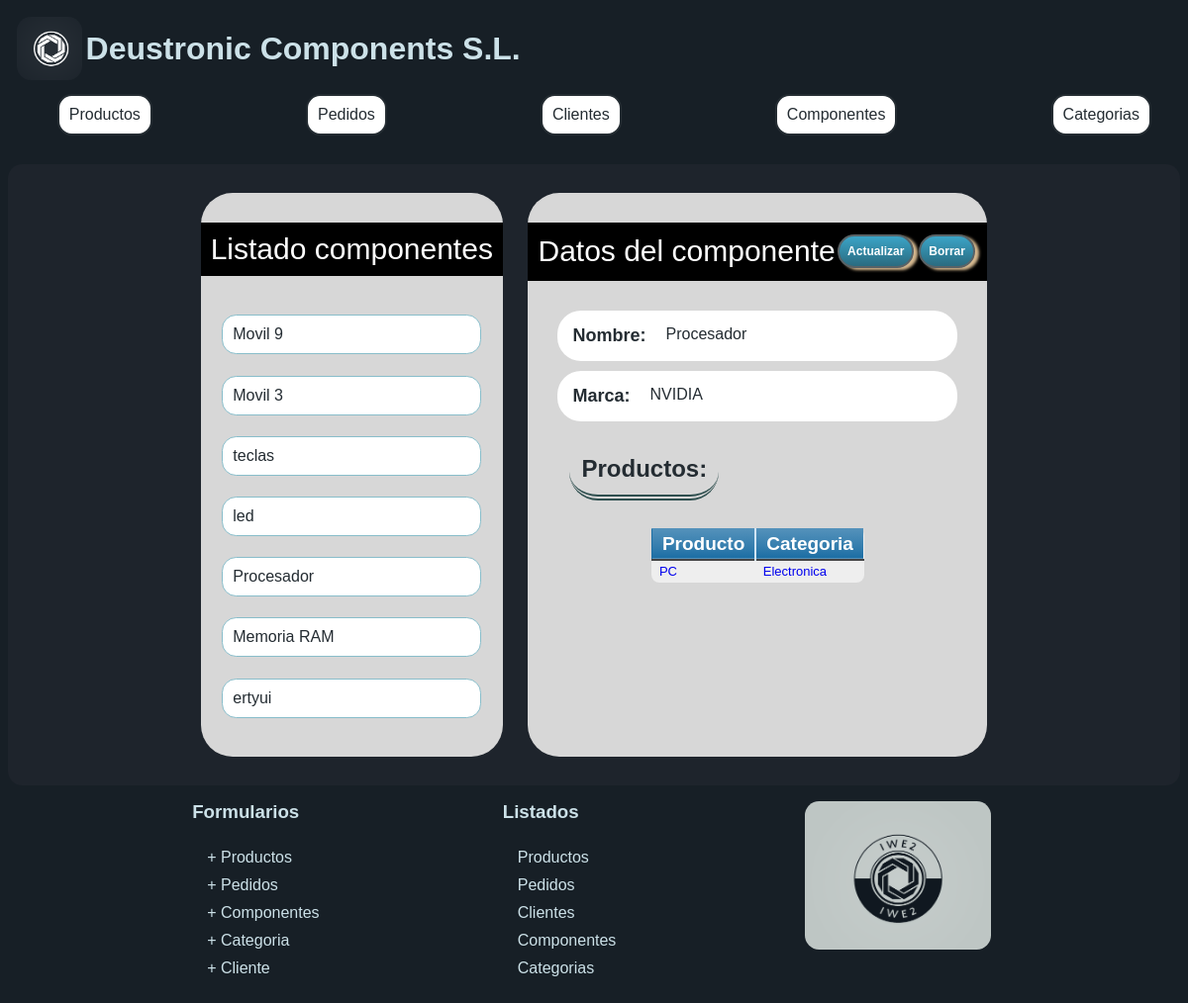
The app's page /appProyecto/componentes/15, older data.
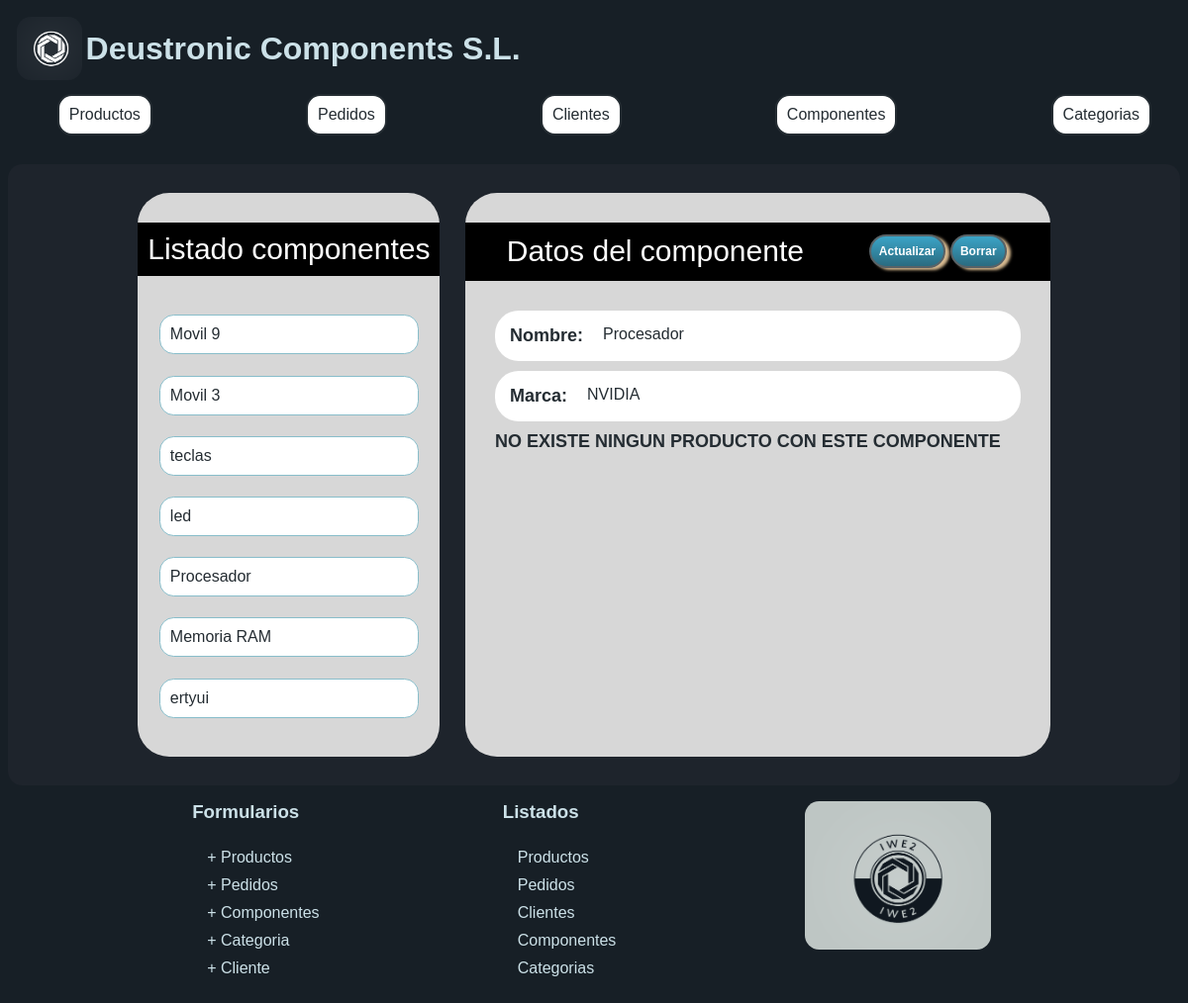
The same page, newer data.
### appProyecto/models.py (models this page shows, shortened)
class Componente(models.Model):
    nombre = models.CharField(max_length=200)
    marca = models.CharField(max_length=200)

class Elemento(models.Model):
    id_producto = models.ForeignKey(Producto, on_delete=models.CASCADE)
    id_componente = models.ForeignKey(Componente, on_delete=models.CASCADE)
    cantidad = models.IntegerField(
        default=1,
        validators=[
            MinValueValidator(1)
        ]
     )
    class Meta:
        unique_together = (('id_producto', 'id_componente'),)

class Producto(models.Model):
    precio = models.FloatField(
        default=0,
        validators=[
            MinValueValidator(0)
        ]
     )
    nombre = models.CharField(max_length=200)
    descripcion = models.CharField(max_length=1000)
    categoria = models.ForeignKey(Categoria, on_delete=models.CASCADE)
    componente = models.ManyToManyField(Componente, through="Elemento")

class Categoria(models.Model):
    descripcion = models.CharField(max_length=1000)
    nombre = models.CharField(max_length=100, unique=True)

### appProyecto/views.py (the view)
class ComponenteDetailView(DetailView):
    model = Componente
    def get_context_data(self, **kwargs):
        context = super().get_context_data(**kwargs)
        context['elementos'] = self.object.elemento_set.all()
        context['listaTodos'] = Componente.objects.all()
        return context

### appProyecto/templates/appProyecto/componente_detail.html (shortened to what this page needs)
{% extends "detalle.html" %}
{% block elemListado %} componentes {% endblock %}
{% block urlElemento %}
<a href="{% url 'detalle componentes' p.pk %}">
  <li>{{ p.nombre }}</li>
</a> {% endblock %}
{% block detalle %}
<div class="tituloProducto">
  Datos del componente
  <div class="barraBtn">
    <a href="/appProyecto/componentes/{{componente.id}}/update/" class="button">
      Actualizar
    </a>
    <a href="/appProyecto/componentes/{{componente.id}}/delete/" class="button">
      Borrar
    </a>
  </div>
</div>
<div class="datosProducto">
  <div class="propiedadProducto">
    <div class="tituloPropiedad">Nombre: </div>
    {{ componente.nombre}}
  </div>
  <div class="propiedadProducto">
    <div class="tituloPropiedad">Marca:</div>
    {{ componente.marca}}
  </div>
  {% if elementos %}
  <h2>Productos:</h2>
   <table class="blueTable">
    <thead>
      <tr>
        <th>Producto</th>
        <th>Categoria</th>
      </tr>
    </thead>
    <tbody>
      {% for cantidad in elementos %}
      <tr>
        <td>
          <a href="{% url 'detalle producto' cantidad.id_producto.pk %}">
            {{ cantidad.id_producto.nombre }}
          </a>
        </td>
        <td>
          <a href="{% url 'detalle categoria' cantidad.id_producto.categoria.pk %}">
            {{ cantidad.id_producto.categoria.nombre }}
          </a>
        </td>
      </tr>
      {% endfor %}
    </tbody>
  </table>
</div>
{% else %}
<div class="tituloPropiedad"> NO EXISTE NINGUN PRODUCTO CON ESTE COMPONENTE</div>
{% endif %}
{% endblock %}

Row changes from the older to the newer data that the page shows:
removed Elemento: id_producto.nombre "PC", id_producto.categoria.nombre "Electronica"
Text that changed along with them:
text no longer shown: "Productos: Producto Categoria"
text now shown: "NO EXISTE NINGUN PRODUCTO CON ESTE COMPONENTE"
